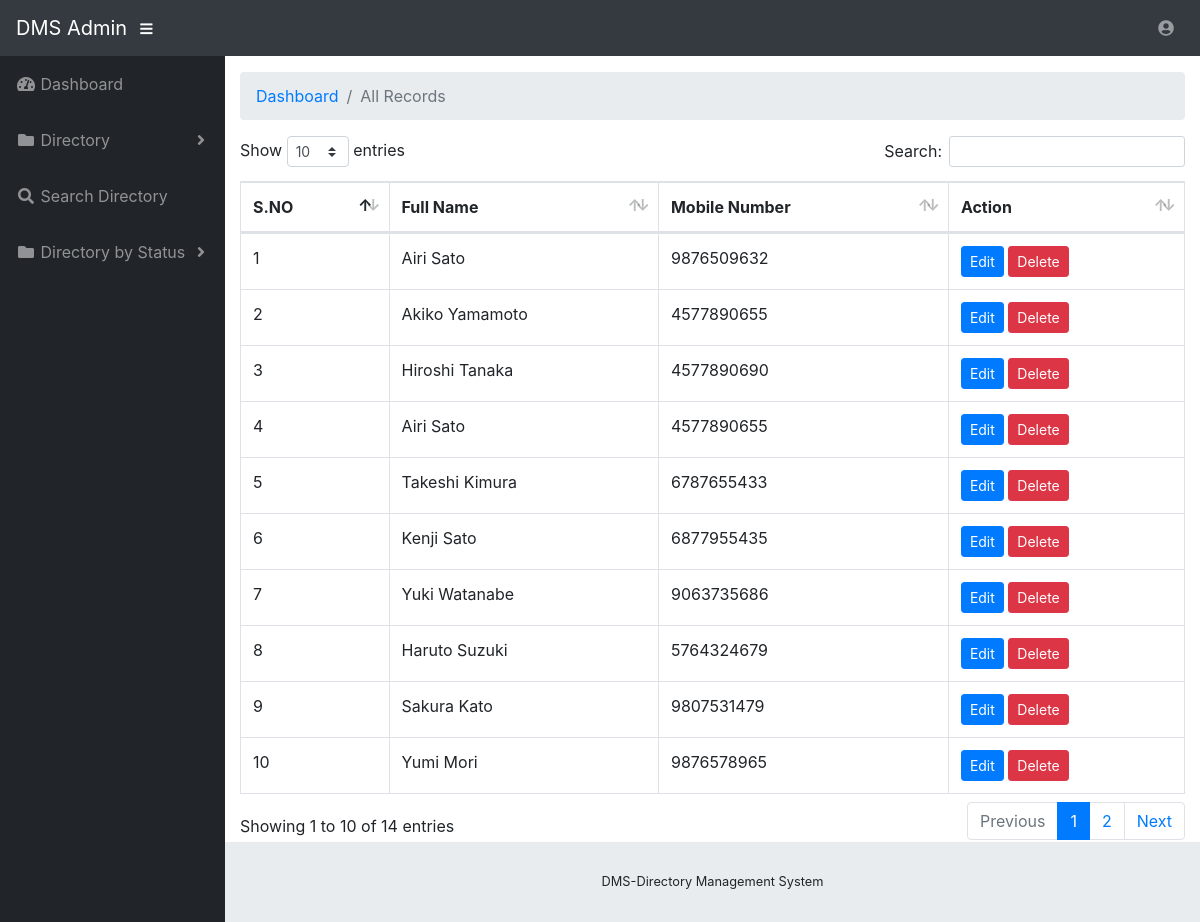
/dms/admin/allrecords.php (signed in), run on the app's committed database.
### tables this page shows
CREATE TABLE `tbldirectory` (
  `ID` int(10) NOT NULL,
  `FullName` varchar(120) DEFAULT NULL,
  `Profession` varchar(120) DEFAULT NULL,
  `Email` varchar(120) NOT NULL,
  `MobileNumber` bigint(11) DEFAULT NULL,
  `Address` varchar(250) NOT NULL,
  `City` varchar(250) NOT NULL,
  `Status` varchar(120) NOT NULL
);

### dms/admin/allrecords.php (the view, shortened to what this page needs)
<?php
include('include/dbconnection.php');
if (strlen($_SESSION['pdaid']==0)) {
  header('location:logout.php');
  } else{
  ?>
<!DOCTYPE html>
<html lang="en">
<head>
  <link href="vendor/fontawesome-free/css/all.min.css" rel="stylesheet" type="text/css">
  <link href="vendor/datatables/dataTables.bootstrap4.css" rel="stylesheet">
  <link href="css/sb-admin.css" rel="stylesheet">
</head>
<body id="page-top">
<?php include('include/header.php');?>
  <div id="wrapper">
    <?php include('include/sidebar.php');?>
    <div id="content-wrapper">
      <div class="container-fluid">
        <ol class="breadcrumb">
          <li class="breadcrumb-item">
            <a href="#">Dashboard</a>
          </li>
          <li class="breadcrumb-item active">All Records</li>
        </ol>
<table class="table table-bordered" id="dataTable" width="100%" cellspacing="0">
 <thead>
                <tr>
                  <th>S.NO</th>
                  <th>Full Name</th>
              <th>Mobile Number</th>
                   <th>Action</th>
                </tr>
              </thead>
               <?php
$ret=mysqli_query($con,"select * from tbldirectory");
$cnt=1;
while ($row=mysqli_fetch_array($ret)) {
?>
                <tr>
                  <td><?php echo $cnt;?></td>
                  <td><?php  echo $row['FullName'];?></td>
                  <td><?php  echo $row['MobileNumber'];?></td>
                  <td><a href="edit-directory.php?editid=<?php echo $row['ID'];?>" class="btn btn-primary btn-sm" target="blank">Edit</a>
                    <a href="manage-directory.php?del=<?php echo $row['ID'];?>" class="btn btn-danger btn-sm" onclick="return confirm('Do you really want to delete?')">Delete</a>
                    </td>
                </tr>
                <?php
$cnt=$cnt+1;
}?>
</table>
      </div>
      <?php include('include/footer.php');?>
    </div>
  </div>
</body>
</html>
<?php }  ?>

### data on the page
tbldirectory: FullName "Airi Sato", MobileNumber "9876509632"
tbldirectory: FullName "Akiko Yamamoto", MobileNumber "4577890655"
tbldirectory: FullName "Hiroshi Tanaka", MobileNumber "4577890690"
tbldirectory: FullName "Airi Sato", MobileNumber "4577890655"
tbldirectory: FullName "Takeshi Kimura", MobileNumber "6787655433"
tbldirectory: FullName "Kenji Sato", MobileNumber "6877955435"
tbldirectory: FullName "Yuki Watanabe", MobileNumber "9063735686"
tbldirectory: FullName "Haruto Suzuki", MobileNumber "5764324679"
tbldirectory: FullName "Sakura Kato", MobileNumber "9807531479"
tbldirectory: FullName "Yumi Mori", MobileNumber "9876578965"
